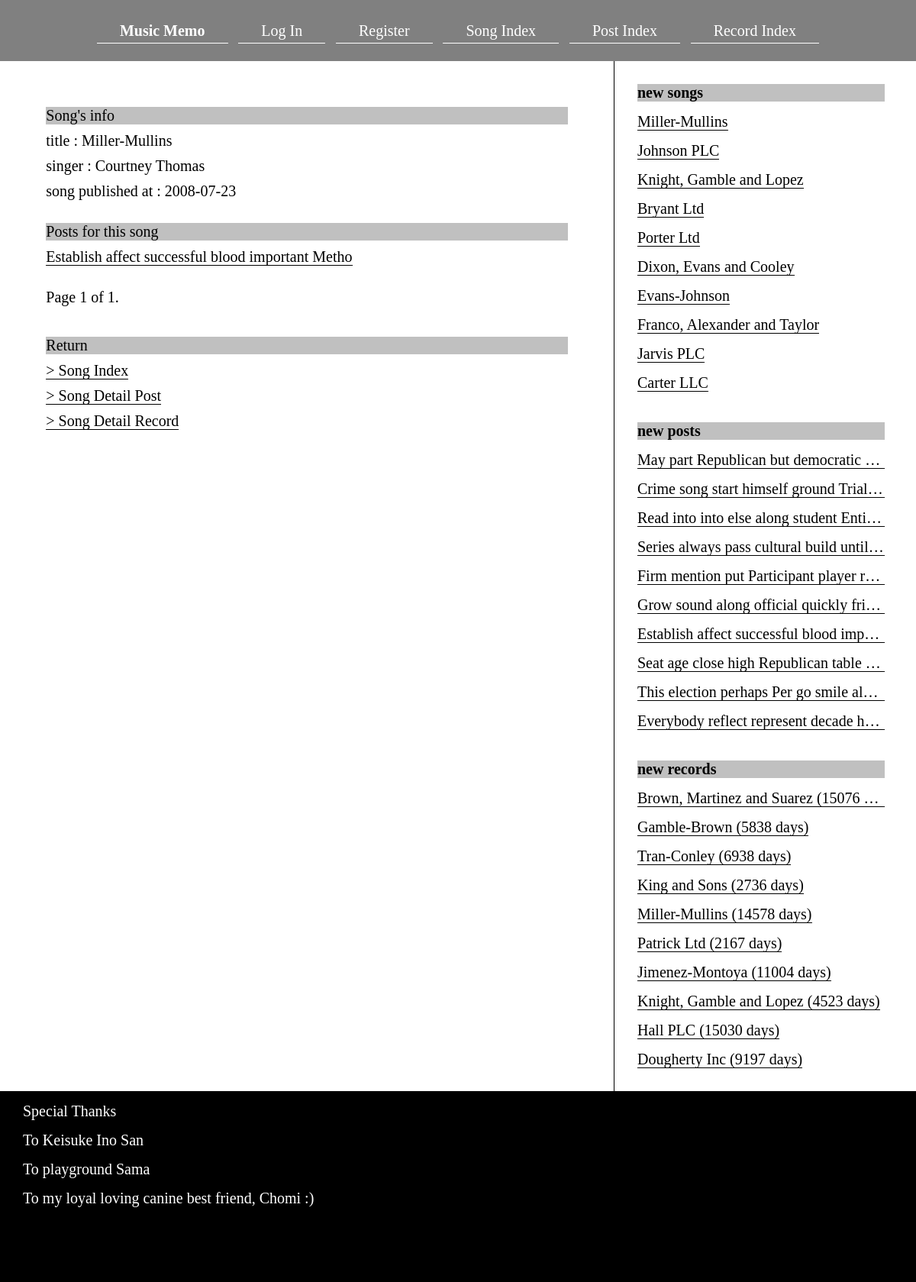
Screenshot of /song_detail_post/100/ with the database file from the repository.
### music_memo/models.py (models this page shows, shortened)
class Song(models.Model):
    title = models.CharField(max_length=50)
    singer = models.CharField(max_length=50)
    song_published_at = models.DateField()
    user = models.ForeignKey(User, on_delete=models.CASCADE)
    class Meta:
        ordering = ('singer', 'title',)
        unique_together = ['title', 'singer']

class Post(models.Model):
    title = models.CharField(max_length=50)
    text = models.TextField()
    created_at = models.DateTimeField(auto_now_add=True)
    updated_at = models.DateTimeField(auto_now=True, blank=True, null=True)
    image = models.ImageField(null=True, blank=True, upload_to="images/")
    song = models.ForeignKey(Song, on_delete=models.CASCADE)
    hide = models.BooleanField(default=False)
    user = models.ForeignKey(User, on_delete=models.CASCADE)
    class Meta:
        ordering = ('song',)
    class Meta:
        constraints = [UniqueConstraint(fields=['user', 'song'], name='unique_post')]

class Record(models.Model):
    memo = models.TextField()
    date_start = models.DateField(null=True, blank=True, default=timezone.now)
    date_end = models.DateField(null=True, blank=True)
    created_at = models.DateTimeField(auto_now_add=True)
    song = models.ForeignKey(Song, on_delete=models.CASCADE)
    hide = models.BooleanField(default=False)
    user = models.ForeignKey(User, on_delete=models.CASCADE)
    def days(self):
        if self.date_start and self.date_end:
            delta = self.date_end - self.date_start
            return delta.days
        else:
            return None

### music_memo/views.py (the view)
# urls.py: path('song_detail_post/<int:pk>/', SongDetailPostView.as_view(), name='song_detail_post'),
class SongDetailPostView(ListView):
    model = Post
    context_object_name = 'posts'
    template_name = 'htmls/song_detail.html'
    paginate_by = 30
    def get_context_data(self, **kwargs):
        context = super().get_context_data(**kwargs)
        context['song'] = Song.objects.get(pk=self.kwargs.get('pk'))
        context['song_detail_post'] = 'song_detail_post'
        if self.request.user.is_authenticated:
            query = Post.objects.filter(user=self.request.user, song__pk=self.kwargs.get('pk'))
            if query.exists():
                context['your_post'] = Post.objects.get(pk=query.first().pk)
        return context
    def get_queryset(self):
        return Post.objects.filter(song=Song.objects.get(pk=self.kwargs.get('pk')), hide=False).order_by('created_at')

### music_memo/context_processors.py (called while the page is built)
def side_new_songs(request):
    side_new_songs = Song.objects.order_by('-pk')[:10]
    return {'side_new_songs': side_new_songs}

def side_new_posts(request):
    side_new_posts = Post.objects.filter(hide=False).order_by('-pk')[:10]
    return {'side_new_posts': side_new_posts}

def side_new_records(request):
    side_new_records = Record.objects.filter(hide=False, date_start__isnull=False, date_end__isnull=False).order_by('-pk')[:10]
    return {'side_new_records': side_new_records}

### templates/htmls/song_detail.html (shortened to what this page needs)
{% extends 'htmls/base.html' %}
{% block main %}
<div class="song_detail">
    <div class="song_info">
        <p class="bgc">Song's info</p>
        <p>title : {{ song.title }}</p>
        <p>singer : {{ song.singer }}</p>
        <p>song published at : {{ song.song_published_at|date:"Y-m-d" }}</p>
    </div>
    {% if song_detail_post %}
    <div class="song_detail_post_index">
        <p class="bgc">Posts for this song</p>
        {% for post in posts %}
            <p><a href="{% url 'post_detail' pk=post.pk %}">{{ post.title }}</a></p>
        {% endfor %}
        {% if posts %}{% include 'htmls/basic_pagination.html' %}{% else %}<p>None yet.</p>{% endif %}
    </div>
    {% endif %}
    <div class="return">
        <p class="bgc">Return</p>
        <p><a href="{% url 'song_index' %}">> Song Index</a></p>
        <p><a href="{% url 'song_detail_post' pk=song.pk %}">> Song Detail Post</a></p>
        <p><a href="{% url 'song_detail_record' pk=song.pk %}">> Song Detail Record</a></p>
    </div>
</div>
{% endblock %}

### templates/htmls/base.html (shortened to what this page needs)
{% load static %}
<!DOCTYPE html>
<html lang="en">
<head>
    <link rel="stylesheet" type="text/css" href="{% static 'css/styles.css' %}">
</head>
<body>
    <header>
            <nav id="nav">
                <ul>
                    <li><a href="{% url 'top' %}" class="bold">Music Memo</a></li>
                    {% if request.user.is_authenticated %}
                    <li><a href="{% url 'my_page' %}">My Page</a></li>
                    <li><a href="{% url 'logout' %}">Log Out</a></li>
                    {% else %}
                    <li><a href="{% url 'login' %}">Log In</a></li>
                    <li><a href="{% url 'user_create' %}">Register</a></li>
                    {% endif %}
                    <li><a href="{% url 'song_index' %}">Song Index</a></li>
                    <li><a href="{% url 'post_index' %}">Post Index</a></li>
                    <li><a href="{% url 'record_index' %}">Record Index</a></li>
                </ul>
            </nav>
    </header>
    <main>
        <div class="main">{% block main %}{% endblock %}</div>
        <div class="side">
            <ul>
                <p class="bold bgc">new songs</p>
                {% for song in side_new_songs %}
                    <p><a href="{% url 'song_detail_post' pk=song.pk %}">{{ song.title }}</a></p>
                {% endfor %}
            </ul>
            <ul>
                <p class="bold bgc">new posts</p>
                {% for post in side_new_posts %}
                    <p><a href="{% url 'post_detail' pk=post.pk %}">{{ post.title }}</a></p>
                {% endfor %}
            </ul>
            <ul>
                <p class="bold bgc">new records</p>
                {% for record in side_new_records %}
                    <p><a href="{% url 'record_detail' pk=record.pk %}">{{ record.song.title }} ({{ record.days }} days)</a></p>
                {% endfor %}
            </ul>
        </div>
    </main>
    <footer>
        <p>Special Thanks</p>
        <p>To Keisuke Ino San</p>
        <p>To playground Sama</p>
        <p>To my loyal loving canine best friend, Chomi :)</p>
    </footer>
</body>
</html>

### static/css/styles.css (style rules this page uses)
* { font-size: 20px; margin: 0; padding: 0; }
a { border-bottom: 1px solid black; color: black; text-decoration: none; }
li { list-style: none; }
p { margin-bottom: 10px; }
.bold { font-weight: bold; }
.bgc { background-color: silver; }
header { background: gray; height: 80px; position: fixed; text-align: center; width: 100%; }
header nav { height: 100%; width: 100%; }
header nav ul { display: flex; height: 100%; margin: auto; width: 80%; }
header ul li { margin: auto; }
header ul li a { border-bottom: 1px solid white; color: white; padding: 5px 30px; }
.main, .side { float: left; margin-top: 80px; min-height: 100vh; }
.side { border-left: 1px solid black; width: 32%; padding: 10px 0; }
.main { padding: 30px 0; width: 67%; }
.side ul { padding: 5px 0; }
.side ul p { margin: 15px 30px; overflow: hidden; text-overflow: ellipsis; white-space: nowrap; }
footer { background: black; float: left; height: 250px; width: 100%; }
footer p { color: white; margin: 15px 30px; }
.direction, .edit, .like, .pagination, .return { margin: 30px 0; }
.post_index, .song_index, .record_index, .post_detail, .song_detail, .record_detail, .user_detail { margin: 30px auto; width: 85%; }
.song_detail_post_index, .song_detail_record_index, .song_info, .post_info { margin: 30px 0; width: 100%; }

### rows the page displays
Song: title "Miller-Mullins", singer "Courtney Thomas", song_published_at "2008-07-23"
Post: title "Establish affect successful blood important Metho", title "Establish affect successful blood imp…"
Song: title "Johnson PLC"
Song: title "Knight, Gamble and Lopez"
Song: title "Bryant Ltd"
Song: title "Porter Ltd"
Song: title "Dixon, Evans and Cooley"
Song: title "Evans-Johnson"
Song: title "Franco, Alexander and Taylor"
Song: title "Jarvis PLC"
Song: title "Carter LLC"
Post: title "May part Republican but democratic…"
Post: title "Crime song start himself ground Trial…"
Post: title "Read into into else along student Enti…"
Post: title "Series always pass cultural build until…"
Post: title "Firm mention put Participant player r…"
Post: title "Grow sound along official quickly fri…"
Post: title "Seat age close high Republican table…"
Post: title "This election perhaps Per go smile al…"
Post: title "Everybody reflect represent decade h…"
Record: song "Brown, Martinez and Suarez", days "15076"
Record: song "Gamble-Brown", days "5838"
Record: song "Tran-Conley", days "6938"
Record: song "King and Sons", days "2736"
Record: song "Miller-Mullins", days "14578"
Record: song "Patrick Ltd", days "2167"
Record: song "Jimenez-Montoya", days "11004"
Record: song "Knight, Gamble and Lopez", days "4523"
Record: song "Hall PLC", days "15030"
Record: song "Dougherty Inc", days "9197"

### other values shown
{{ page_obj.number }} "1"
{{ page_obj.paginator.num_pages }} "1"
